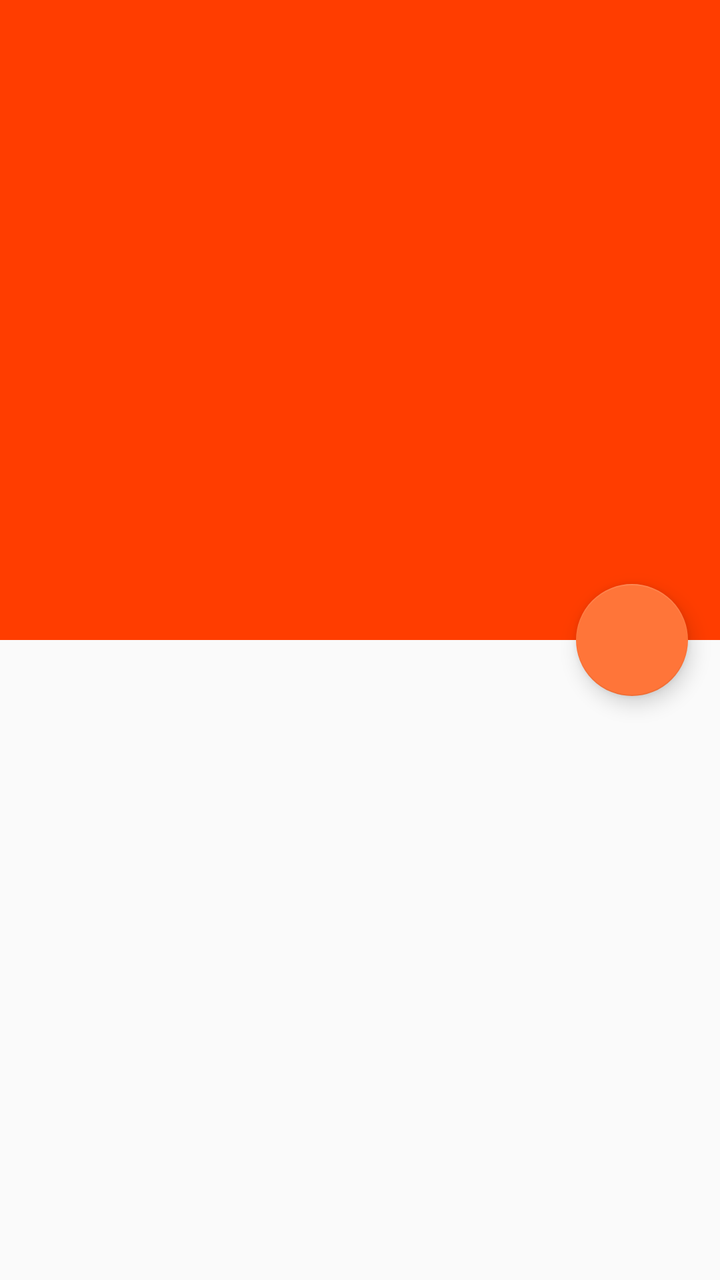
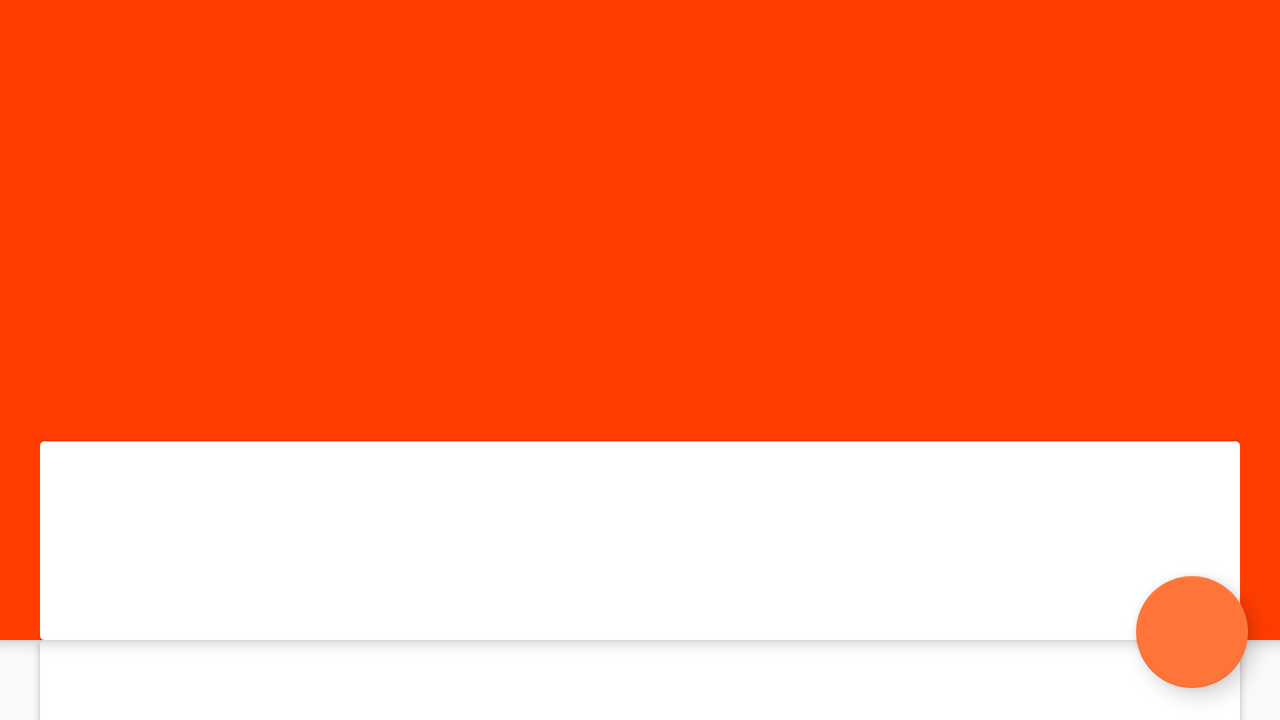

The same Android screen from two of the app's own layout files: first res/layout/ as a phone draws it, then the repository's variant for another configuration, drawn on a device whose configuration selects that folder. Both files follow.
<!-- AndroidManifest.xml: activity theme AppTheme.NoActionBar -->
<!-- res/layout/fragment_article_detail.xml -->
<?xml version="1.0" encoding="utf-8"?>
<android.support.design.widget.CoordinatorLayout xmlns:android="http://schemas.android.com/apk/res/android"
    xmlns:app="http://schemas.android.com/apk/res-auto"
    xmlns:tools="http://schemas.android.com/tools"
    android:layout_width="match_parent"
    android:layout_height="match_parent"
    android:fitsSystemWindows="true"
    tools:context="com.example.sunny.xyzreader.ui.ArticleDetailFragment">

    <android.support.design.widget.AppBarLayout
        android:id="@+id/app_bar"
        android:layout_width="match_parent"
        android:layout_height="@dimen/appbar_height"
        android:elevation="@dimen/appbar_elevation"
        android:fitsSystemWindows="true"
        android:theme="@style/ThemeOverlay.AppCompat.Dark.ActionBar">

        <android.support.design.widget.CollapsingToolbarLayout
            android:id="@+id/toolbar_layout"
            android:layout_width="match_parent"
            android:layout_height="match_parent"
            android:fitsSystemWindows="true"
            app:contentScrim="?attr/colorPrimary"
            app:expandedTitleMargin="@dimen/title_margin"
            app:expandedTitleMarginBottom="@dimen/title_margin_bottom"
            app:layout_scrollFlags="scroll|exitUntilCollapsed|snap"
            app:toolbarId="@+id/toolbar">

            <FrameLayout
                android:layout_width="match_parent"
                android:layout_height="match_parent"
                android:fitsSystemWindows="true">

                <ImageView
                    android:id="@+id/photo"
                    android:layout_width="match_parent"
                    android:layout_height="match_parent"
                    android:fitsSystemWindows="true"
                    android:paddingBottom="100dp"
                    android:scaleType="centerCrop"
                    app:layout_collapseMode="parallax"
                    tools:ignore="ContentDescription" />

                <View
                    android:layout_width="match_parent"
                    android:layout_height="match_parent"
                    android:background="@drawable/photo_background_protection" />

                <LinearLayout
                    android:id="@+id/meta_bar"
                    android:layout_width="match_parent"
                    android:layout_height="wrap_content"
                    android:layout_gravity="bottom"
                    android:orientation="vertical"
                    android:paddingBottom="@dimen/toolbar_padding_bottom"
                    android:paddingLeft="@dimen/toolbar_padding_left_right"
                    android:paddingRight="@dimen/toolbar_padding_left_right"
                    android:paddingTop="@dimen/toolbar_padding_top">

                    <TextView
                        android:id="@+id/article_title"
                        android:layout_width="match_parent"
                        android:layout_height="wrap_content"
                        android:textColor="@android:color/white"
                        android:textSize="24sp"
                        android:textStyle="bold" />

                    <TextView
                        android:id="@+id/article_author"
                        style="?android:attr/textAppearanceMedium"
                        android:layout_width="match_parent"
                        android:layout_height="wrap_content"
                        android:textColor="@color/ltgray" />

                </LinearLayout>
            </FrameLayout>

            <android.support.v7.widget.Toolbar
                android:id="@+id/detail_toolbar"
                android:layout_width="match_parent"
                android:layout_height="?attr/actionBarSize"
                app:layout_collapseMode="pin"
                app:popupTheme="@style/ThemeOverlay.AppCompat.Light" />

        </android.support.design.widget.CollapsingToolbarLayout>
    </android.support.design.widget.AppBarLayout>

    <android.support.v4.widget.NestedScrollView
        android:id="@+id/movie_detail_container"
        android:layout_width="match_parent"
        android:layout_height="match_parent"
        app:layout_behavior="@string/appbar_scrolling_view_behavior">

        <LinearLayout
            android:layout_width="match_parent"
            android:layout_height="wrap_content"
            android:orientation="vertical">

            <TextView
                android:id="@+id/article_body"
                android:layout_width="match_parent"
                android:layout_height="wrap_content"
                android:layout_marginBottom="@dimen/article_margin_top_bottom"
                android:layout_marginLeft="@dimen/article_margin_left_right"
                android:layout_marginRight="@dimen/article_margin_left_right"
                android:layout_marginTop="@dimen/article_margin_top_bottom"
                android:autoLink="web|phone|email"
                android:linksClickable="true"
                android:textColor="@android:color/black"
                android:textSize="20sp" />

        </LinearLayout>
    </android.support.v4.widget.NestedScrollView>

    <android.support.design.widget.FloatingActionButton
        android:id="@+id/share_fab"
        android:layout_width="wrap_content"
        android:layout_height="wrap_content"
        android:layout_margin="@dimen/fab_margin"
        android:clickable="true"
        android:elevation="@dimen/fab_elevation"
        android:src="@drawable/ic_share_black_24dp"
        app:layout_anchor="@id/app_bar"
        app:layout_anchorGravity="bottom|end" />

</android.support.design.widget.CoordinatorLayout>
<!-- resources referenced by this layout -->
<resources>
  <color name="ltgray">#ffe0e0e0</color>
  <dimen name="appbar_elevation">6dp</dimen>
  <dimen name="appbar_height">320dp</dimen>
  <dimen name="article_margin_left_right">16dp</dimen>
  <dimen name="article_margin_top_bottom">16dp</dimen>
  <dimen name="fab_elevation">6dp</dimen>
  <dimen name="fab_margin">16dp</dimen>
  <dimen name="title_margin">48dp</dimen>
  <dimen name="title_margin_bottom">64dp</dimen>
  <dimen name="toolbar_padding_bottom">16dp</dimen>
  <dimen name="toolbar_padding_left_right">16dp</dimen>
  <dimen name="toolbar_padding_top">16dp</dimen>
  <style name="AppTheme.NoActionBar">
          <item name="windowActionBar">false</item>
          <item name="windowNoTitle">true</item>
      </style>
</resources>
<!-- res/layout-w600dp/fragment_article_detail.xml (the repository's variant of the layout above) -->
<!-- drawn on the phone turned sideways -->
<?xml version="1.0" encoding="utf-8"?>
<android.support.design.widget.CoordinatorLayout xmlns:android="http://schemas.android.com/apk/res/android"
    xmlns:app="http://schemas.android.com/apk/res-auto"
    xmlns:tools="http://schemas.android.com/tools"
    android:layout_width="match_parent"
    android:layout_height="match_parent"
    android:fitsSystemWindows="true"
    tools:context="com.example.sunny.xyzreader.ui.ArticleDetailFragment"
    tools:ignore="MergeRootFrame">

    <android.support.design.widget.AppBarLayout
        android:id="@+id/app_bar"
        android:layout_width="match_parent"
        android:layout_height="320dp"
        android:theme="@style/ThemeOverlay.AppCompat.Dark.ActionBar">

        <android.support.design.widget.CollapsingToolbarLayout
            android:id="@+id/toolbar_layout"
            android:layout_width="match_parent"
            android:layout_height="match_parent"
            app:expandedTitleMargin="16dp"
            app:expandedTitleMarginBottom="40dp"
            app:expandedTitleTextAppearance="@style/ExpandedTitleTextAppearance"
            app:layout_scrollFlags="scroll"
            app:toolbarId="@+id/toolbar">

            <FrameLayout
                android:layout_width="match_parent"
                android:layout_height="match_parent">

                <ImageView
                    android:id="@+id/photo"
                    android:layout_width="match_parent"
                    android:layout_height="match_parent"
                    android:scaleType="fitXY"
                    tools:ignore="ContentDescription" />

                <View
                    android:layout_width="match_parent"
                    android:layout_height="match_parent"
                    android:background="@drawable/photo_background_protection" />

                <LinearLayout
                    android:layout_width="600dp"
                    android:layout_height="match_parent"
                    android:layout_gravity="center"
                    android:gravity="bottom"
                    android:orientation="vertical">

                    <android.support.v7.widget.CardView
                        android:layout_width="match_parent"
                        android:layout_height="wrap_content"
                        android:layout_marginTop="?attr/actionBarSize"
                        app:cardElevation="4dp">

                        <LinearLayout
                            android:id="@+id/meta_bar"
                            android:layout_width="match_parent"
                            android:layout_height="wrap_content"
                            android:orientation="vertical"
                            android:paddingBottom="@dimen/toolbar_padding_bottom"
                            android:paddingLeft="@dimen/toolbar_padding_left_right"
                            android:paddingRight="@dimen/toolbar_padding_left_right"
                            android:paddingTop="@dimen/toolbar_padding_top">

                            <TextView
                                android:id="@+id/article_title"
                                android:layout_width="match_parent"
                                android:layout_height="wrap_content"
                                android:textColor="@android:color/white"
                                android:textSize="24sp"
                                android:textStyle="bold" />

                            <TextView
                                android:id="@+id/article_author"
                                style="?android:attr/textAppearanceSmall"
                                android:layout_width="match_parent"
                                android:layout_height="wrap_content" />
                        </LinearLayout>

                    </android.support.v7.widget.CardView>
                </LinearLayout>
            </FrameLayout>

            <android.support.v7.widget.Toolbar
                android:id="@+id/detail_toolbar"
                android:layout_width="match_parent"
                android:layout_height="?attr/actionBarSize"
                app:contentInsetStart="16dp"
                app:layout_collapseMode="pin"
                app:popupTheme="@style/AppTheme.PopupOverlay" />

        </android.support.design.widget.CollapsingToolbarLayout>
    </android.support.design.widget.AppBarLayout>

    <android.support.v4.widget.NestedScrollView
        android:layout_width="match_parent"
        android:layout_height="match_parent"
        android:layout_gravity="center_horizontal"
        android:fitsSystemWindows="true"
        app:layout_behavior="@string/appbar_scrolling_view_behavior">

        <RelativeLayout
            android:layout_width="match_parent"
            android:layout_height="wrap_content">

            <android.support.v7.widget.CardView
                android:layout_width="600dp"
                android:layout_height="wrap_content"
                android:layout_centerHorizontal="true"
                android:clickable="true"
                android:focusable="true">

                <TextView
                    android:id="@+id/article_body"
                    android:layout_width="match_parent"
                    android:layout_height="wrap_content"
                    android:layout_marginBottom="@dimen/article_margin_top_bottom"
                    android:layout_marginLeft="@dimen/article_margin_left_right"
                    android:layout_marginRight="@dimen/article_margin_left_right"
                    android:layout_marginTop="@dimen/article_margin_top_bottom"
                    android:autoLink="web|phone|email"
                    android:linksClickable="true"
                    android:textColor="@android:color/black"
                    android:textSize="20sp" />

            </android.support.v7.widget.CardView>
        </RelativeLayout>
    </android.support.v4.widget.NestedScrollView>

    <android.support.design.widget.FloatingActionButton
        android:id="@+id/share_fab"
        android:layout_width="wrap_content"
        android:layout_height="wrap_content"
        android:layout_margin="16dp"
        android:clickable="true"
        android:src="@drawable/ic_share_black_24dp"
        app:elevation="@dimen/fab_elevation"
        app:layout_anchor="@id/app_bar"
        app:layout_anchorGravity="bottom|end" />

</android.support.design.widget.CoordinatorLayout>
<!-- resources referenced by the variant -->
<!-- as the phone turned sideways resolves them -->
<resources>
  <dimen name="article_margin_left_right">16dp</dimen>
  <!-- from res/values-w600dp/ -->
  <dimen name="article_margin_top_bottom">24dp</dimen>
  <dimen name="fab_elevation">6dp</dimen>
  <!-- from res/values-w600dp/ -->
  <dimen name="toolbar_padding_bottom">24dp</dimen>
  <dimen name="toolbar_padding_left_right">16dp</dimen>
  <!-- from res/values-w600dp/ -->
  <dimen name="toolbar_padding_top">24dp</dimen>
  <style name="AppTheme.PopupOverlay" parent="ThemeOverlay.AppCompat.Light" />
  <style name="ExpandedTitleTextAppearance" parent="@android:style/TextAppearance.Large">
          <item name="android:textStyle">bold</item>
      </style>
  <style name="AppTheme.NoActionBar">
          <item name="windowActionBar">false</item>
          <item name="windowNoTitle">true</item>
      </style>
</resources>
